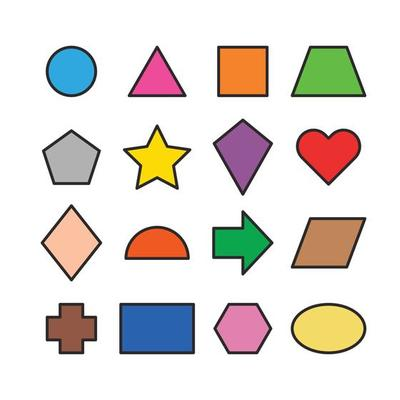
#> input picture opencv/shapes.jpg, 400 x 400 px, found by its file name
$ python contour.py
#> lines starting #> are read from the running program, lines starting #| are printed output that depends on the picture; after the words box and inside, x2 and y2 are one past the last pixel; in counts of white or black regions, pixels touching at a corner belong together
import cv2
import numpy as np

image = cv2.imread("opencv/shapes.jpg")
#> image is the input picture: shape (400, 400, 3); mean B, G, R 215.8, 220.9, 226.6

# ==== Step 1: convert the image to grayscale ====
image_grayscale = cv2.cvtColor(image, cv2.COLOR_BGR2GRAY)
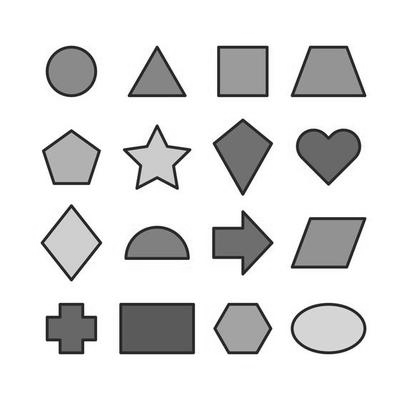
#> image_grayscale: shape (400, 400); min 1, max 255, mean 222

# ==== Step 2: apply Canny edge detection ====
lower_threshold = 50
upper_threshold = 150

canny_edge = cv2.Canny(image_grayscale, lower_threshold, upper_threshold)
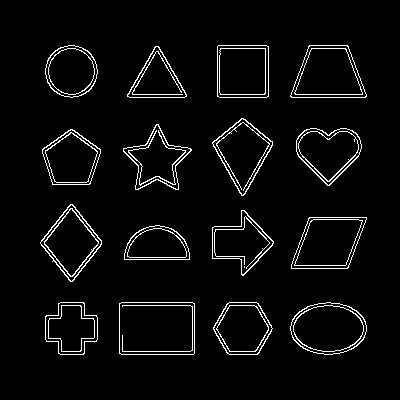
#> canny_edge: shape (400, 400); 4.2% white in thin lines or dots, all inside (x1, y1, x2, y2) = (40, 45, 367, 355)

# ==== Step 3: find contours ====
contours, hierarchy = cv2.findContours(
    canny_edge.copy(),
    cv2.RETR_EXTERNAL,
    cv2.CHAIN_APPROX_NONE
)
#> contours = 16 contours; largest, box (x1, y1, x2, y2) and area: (119, 302, 195, 355) 3895, (290, 302, 367, 355) 3074, (290, 45, 367, 98) 3000, (291, 217, 367, 269) 2936, (217, 45, 269, 98) 2647

# ==== Step 4: find the length of the contours ====
print(f"Number of contours found: {len(contours)}")
#| Number of contours found: 16
print(f"Hierarchy: {hierarchy}")
#> (printed output is left out)
print(contours[0])
#> (printed output is left out)

# ==== Display Images ====
cv2.imshow("Original Image", image)
cv2.imshow("Grayscale Image", image_grayscale)
cv2.imshow("Canny Edge Detection", canny_edge)

cv2.waitKey(0)
